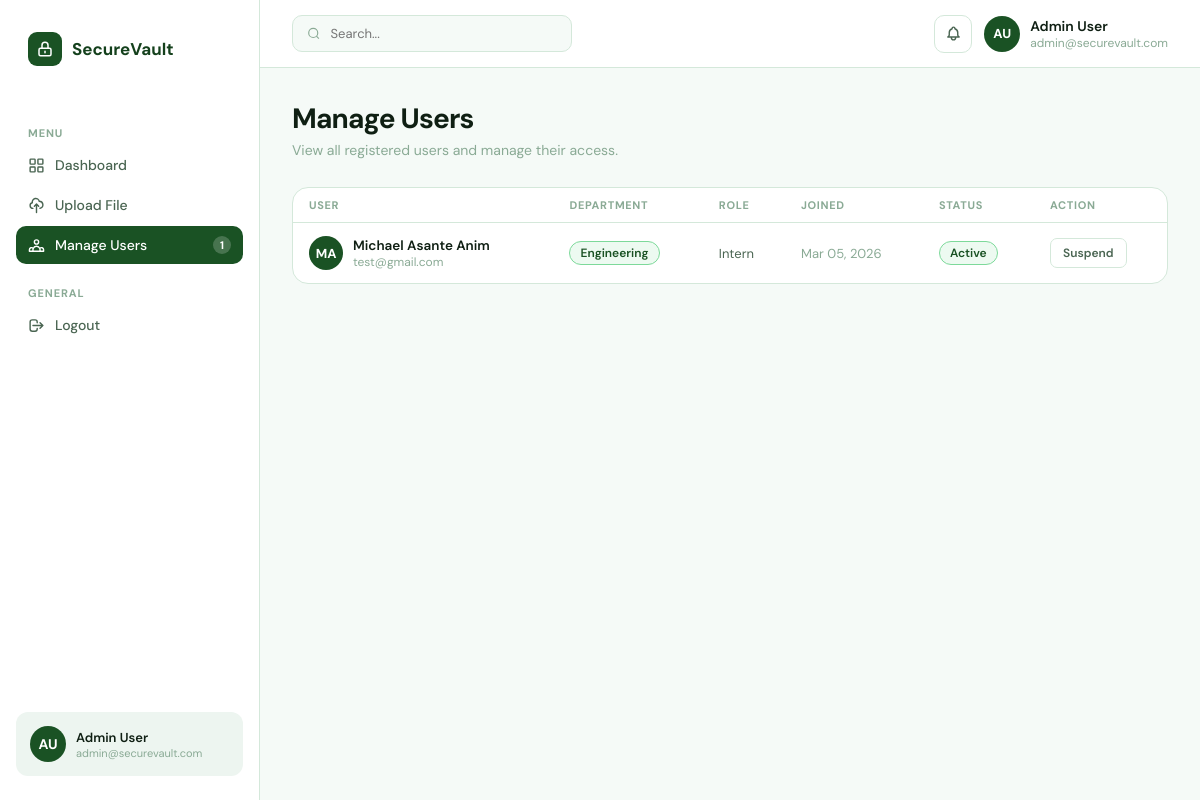
/manage-users/ (signed in), run on the app's committed database.
### core/models.py (models this page shows, shortened)
class User(AbstractBaseUser, PermissionsMixin):
    email = models.EmailField(unique=True)
    first_name = models.CharField(max_length=100)
    last_name = models.CharField(max_length=100)
    department = models.CharField(max_length=50, choices=DEPARTMENT_CHOICES, blank=True)
    role = models.CharField(max_length=50, choices=ROLE_CHOICES, blank=True)
    is_active = models.BooleanField(default=True)
    is_staff = models.BooleanField(default=False)
    is_admin = models.BooleanField(default=False)
    date_joined = models.DateTimeField(auto_now_add=True)
    objects = UserManager()
    USERNAME_FIELD = 'email'
    REQUIRED_FIELDS = ['first_name', 'last_name']
    def get_full_name(self):
        return f"{self.first_name} {self.last_name}"

### core/views.py (the view)
# urls.py: path('manage-users/', views.manage_users, name='manage_users'),
@login_required
def manage_users(request):
    if not request.user.is_admin:
        return redirect('dashboard')
    users = User.objects.filter(is_admin=False).order_by('-date_joined')
    return render(request, 'core/manage_users.html', {'users': users})

### core/templates/core/manage_users.html (shortened to what this page needs)
{% extends 'core/base_dashboard.html' %}
{% block sidebar_nav %}
<a href="{% url 'admin_dashboard' %}" class="nav-item">
  <svg viewBox="0 0 24 24"><rect x="3" y="3" width="7" height="7" rx="1"/><rect x="14" y="3" width="7" height="7" rx="1"/><rect x="3" y="14" width="7" height="7" rx="1"/><rect x="14" y="14" width="7" height="7" rx="1"/></svg>
  Dashboard
</a>
<a href="{% url 'upload_file' %}" class="nav-item">
  <svg viewBox="0 0 24 24"><path stroke-linecap="round" stroke-linejoin="round" d="M7 16a4 4 0 01-.88-7.903A5 5 0 1115.9 6L16 6a5 5 0 011 9.9M15 13l-3-3m0 0l-3 3m3-3v12"/></svg>
  Upload File
</a>
<a href="{% url 'manage_users' %}" class="nav-item active">
  <svg viewBox="0 0 24 24"><path stroke-linecap="round" stroke-linejoin="round" d="M17 20h5v-2a3 3 0 00-5.356-1.857M17 20H7m10 0v-2c0-.656-.126-1.283-.356-1.857M7 20H2v-2a3 3 0 015.356-1.857M7 20v-2c0-.656.126-1.283.356-1.857m0 0a5.002 5.002 0 019.288 0M15 7a3 3 0 11-6 0 3 3 0 016 0z"/></svg>
  Manage Users
  <span class="nav-badge">{{ users.count }}</span>
</a>
{% endblock %}
{% block dashboard_content %}
<div class="page-header">
  <div>
    <div class="page-title">Manage Users</div>
    <div class="page-subtitle">View all registered users and manage their access.</div>
  </div>
</div>
<div class="card">
  {% if users %}
  <div class="table-wrapper">
    <table>
      <thead>
        <tr>
          <th>User</th>
          <th>Department</th>
          <th>Role</th>
          <th>Joined</th>
          <th>Status</th>
          <th>Action</th>
        </tr>
      </thead>
      <tbody>
        {% for user in users %}
        <tr>
          <td>
            <div style="display:flex;align-items:center;gap:10px;">
              <div style="width:34px;height:34px;background:var(--green-700);border-radius:50%;display:flex;align-items:center;justify-content:center;font-size:13px;font-weight:700;color:white;flex-shrink:0;">
                {{ user.first_name.0 }}{{ user.last_name.0 }}
              </div>
              <div>
                <div style="font-weight:600;">{{ user.get_full_name }}</div>
                <div style="font-size:12px;color:var(--text-muted);">{{ user.email }}</div>
              </div>
            </div>
          </td>
          <td>
            {% if user.department %}
            <span class="badge badge-green">{{ user.get_department_display }}</span>
            {% else %}
            <span style="color:var(--text-muted);font-size:13px;">—</span>
            {% endif %}
          </td>
          <td style="font-size:13px;color:var(--text-secondary);">
            {{ user.get_role_display|default:"—" }}
          </td>
          <td style="font-size:13px;color:var(--text-muted);">{{ user.date_joined|date:"M d, Y" }}</td>
          <td>
            {% if user.is_active %}
            <span class="badge badge-green">Active</span>
            {% else %}
            <span class="badge badge-red">Suspended</span>
            {% endif %}
          </td>
          <td>
            <form method="POST" action="{% url 'toggle_user' user.id %}">
              <button type="submit" class="action-btn {% if user.is_active %}action-btn-danger{% endif %}">
                {% if user.is_active %}Suspend{% else %}Activate{% endif %}
              </button>
            </form>
          </td>
        </tr>
        {% endfor %}
      </tbody>
    </table>
  </div>
  {% endif %}
</div>
{% endblock %}

### core/templates/core/base_dashboard.html (shortened to what this page needs)
{% extends 'core/base.html' %}
{% block content %}
<div class="sidebar">
  <div class="sidebar-logo">
    <div class="logo-icon">
      <svg fill="none" viewBox="0 0 24 24" stroke="white" stroke-width="2" width="18" height="18">
        <path stroke-linecap="round" stroke-linejoin="round" d="M12 15v2m-6 4h12a2 2 0 002-2v-6a2 2 0 00-2-2H6a2 2 0 00-2 2v6a2 2 0 002 2zm10-10V7a4 4 0 00-8 0v4h8z"/>
      </svg>
    </div>
    SecureVault
  </div>
  <div class="nav-section-label">Menu</div>
  {% block sidebar_nav %}{% endblock %}
  <div class="nav-section-label">General</div>
  <a href="{% url 'logout' %}" class="nav-item">
    <svg viewBox="0 0 24 24"><path stroke-linecap="round" stroke-linejoin="round" d="M17 16l4-4m0 0l-4-4m4 4H7m6 4v1a3 3 0 01-3 3H6a3 3 0 01-3-3V7a3 3 0 013-3h4a3 3 0 013 3v1"/></svg>
    Logout
  </a>
  <div class="sidebar-bottom">
    <div class="user-card">
      <div class="user-avatar">{{ request.user.first_name.0 }}{{ request.user.last_name.0 }}</div>
      <div class="user-info">
        <div class="user-name">{{ request.user.get_full_name }}</div>
        <div class="user-email">{{ request.user.email }}</div>
      </div>
    </div>
  </div>
</div>
<div class="main-content">
  <div class="topbar">
    <div class="search-bar">
      <svg width="15" height="15" fill="none" viewBox="0 0 24 24" stroke="currentColor" stroke-width="2"><circle cx="11" cy="11" r="8"/><path d="M21 21l-4.35-4.35"/></svg>
      <input type="text" placeholder="Search...">
    </div>
    <div class="topbar-right">
      <button class="icon-btn">
        <svg viewBox="0 0 24 24"><path stroke-linecap="round" stroke-linejoin="round" d="M15 17h5l-1.405-1.405A2.032 2.032 0 0118 14.158V11a6.002 6.002 0 00-4-5.659V5a2 2 0 10-4 0v.341C7.67 6.165 6 8.388 6 11v3.159c0 .538-.214 1.055-.595 1.436L4 17h5m6 0v1a3 3 0 11-6 0v-1m6 0H9"/></svg>
      </button>
      <div class="topbar-user">
        <div class="topbar-avatar">{{ request.user.first_name.0 }}{{ request.user.last_name.0 }}</div>
        <div>
          <div class="topbar-name">{{ request.user.get_full_name }}</div>
          <div class="topbar-email">{{ request.user.email }}</div>
        </div>
      </div>
    </div>
  </div>
  <div class="page-body">
    {% block dashboard_content %}{% endblock %}
  </div>
</div>
{% endblock %}

### core/templates/core/base.html (style rules this page uses)
:root { --green-950: #0a1f0e; --green-900: #0f2d14; --green-800: #14401c; --green-700: #1a5224; --green-600: #1e6b2c; --green-500: #22843a; --green-400: #2ba048; --green-300: #3dbf5a; --green-200: #7dd99a; --green-100: #c3f0ce; --green-50: #edfaf1; --accent: #22843a; --accent-light: #3dbf5a; --text-primary: #0f1f13; --text-secondary: #4a6552; --text-muted: #8aaa95; --border: #d4e8da; --surface: #ffffff; --surface-2: #f5faf7; --surface-3: #edf5f0; }
*, *::before, *::after { box-sizing: border-box; margin: 0; padding: 0; }
body { font-family: 'DM Sans', sans-serif; background: var(--surface-2); color: var(--text-primary); }
a { text-decoration: none; color: inherit; }
input, select, textarea, button { font-family: inherit; }
.card { background: var(--surface); border-radius: 16px; border: 1px solid var(--border); overflow: hidden; }
.badge { display: inline-flex; align-items: center; padding: 3px 10px; border-radius: 20px; font-size: 12px; font-weight: 600; }
.badge-green { background: var(--green-50); color: var(--green-700); border: 1px solid var(--green-200); }

### data on the page
User: user.first_name.0 "A", user.last_name.0 "U", user.get_full_name "Admin User", user.email "admin@securevault.com"
User: first_name.0 "M", last_name.0 "A", get_full_name "Michael Asante Anim", email "test@gmail.com", department "Engineering", role "Intern", date_joined "Mar 05, 2026", is_active "Active"

### other printed values
{{ users.count }} "1"
